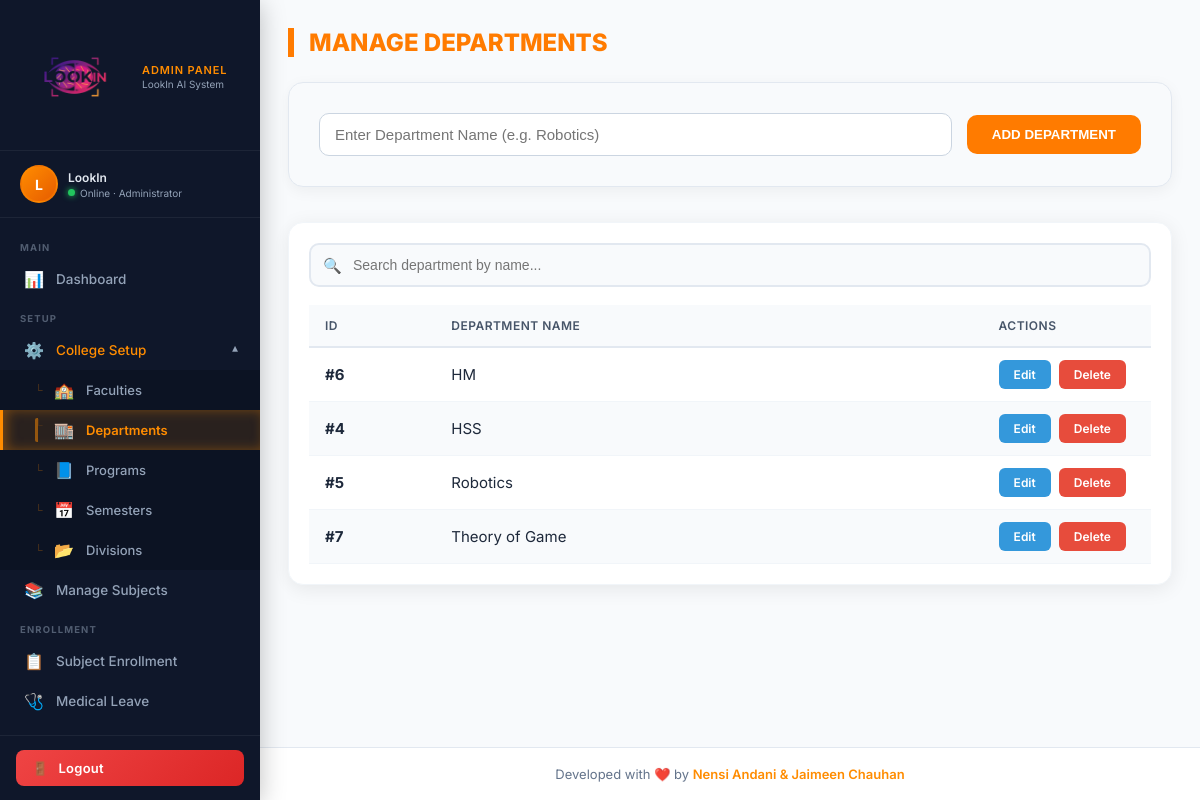
The app's page /departments/ (signed in) with its own data.
### accounts/models.py (models this page shows, shortened)
class Department(models.Model):
    name = models.CharField(max_length=100)
    created_by = models.ForeignKey(User, on_delete=models.CASCADE, null=True, blank=True, related_name='created_departments')

### accounts/views.py (the view)
# urls.py: path('departments/', views.departments, name='departments'),
@user_passes_test(admin_check, login_url='admin_login')
@login_required
def departments(request):
    if request.method == "POST":
        dept_name = request.POST.get("department_name")
        if dept_name:
            Department.objects.create(name=dept_name, created_by=request.user)
        return redirect('departments')
    return render(request, 'adminpanel/departments.html', {
        'departments': isolate_qs(request, Department.objects.all()).order_by('name')
    })

### accounts/views.py (called while the page is built)
def isolate_qs(request, qs):
    if not request.user.is_authenticated:
        return qs.none()
    if getattr(request.user, 'is_superuser', False):
        return qs
    return qs.filter(created_by=request.user)

def admin_check(user):
    return user.is_staff

### accounts/templates/adminpanel/departments.html (shortened to what this page needs)
{% extends 'adminpanel/base.html' %}
{% load static %}
{% block content %}
<h2 class="page-title">Manage Departments</h2>
<div class="form-card">
    <form method="POST"
          action="{% if edit_department %}{% url 'edit_department' edit_department.id %}{% else %}{% url 'departments' %}{% endif %}"
          class="form-flex">
        <input type="text" name="department_name"
               placeholder="Enter Department Name (e.g. Robotics)"
               value="{% if edit_department %}{{ edit_department.name }}{% endif %}"
               required>
        <div class="btn-container">
            <button type="submit" class="submit-btn">
                {% if edit_department %}Update{% else %}Add Department{% endif %}
            </button>
        </div>
    </form>
</div>
<div class="table-card">
    <div class="search-wrapper">
        <input type="text" id="deptSearch"
               placeholder="Search department by name..."
               autocomplete="off">
        <span class="search-icon">🔍</span>
    </div>
    <table id="deptTable">
        <thead>
            <tr>
                <th style="width: 15%;">ID</th>
                <th>Department Name</th>
                <th style="width: 20%;">Actions</th>
            </tr>
        </thead>
        <tbody id="deptTbody">
            {% for d in departments %}
            <tr class="dept-row">
                <td><strong>#{{ d.id }}</strong></td>
                <td class="searchable-name">{{ d.name }}</td>
                <td>
                    <div class="action-group">
                        <a href="{% url 'edit_department' d.id %}" class="edit-btn">Edit</a>
                        <a href="{% url 'delete_department' d.id %}" class="delete-btn"
                           onclick="return confirm('Delete {{ d.name }}?')">Delete</a>
                    </div>
                </td>
            </tr>
            {% empty %}
            <tr>
                <td colspan="3" style="text-align:center; padding:30px; color:#94a3b8;">No Departments. Add one above.</td>
            </tr>
            {% endfor %}
        </tbody>
    </table>
</div>
{% endblock %}

### accounts/templates/adminpanel/base.html (shortened to what this page needs)
{% load static %}
<!DOCTYPE html>
<html lang="en">
<head>
</head>
<body>
<aside class="sidebar" id="sidebar">
    <a href="{% url 'admin_dashboard' %}" class="sidebar-logo">
        <img src="{% static 'img/logo2.png' %}" alt="LookIn Logo">
        <div class="logo-label">
            <span>Admin Panel</span>
            <span>LookIn AI System</span>
        </div>
    </a>
    <div class="admin-status">
        <div class="admin-avatar">
            {{ request.user.first_name|slice:":1"|upper|default:request.user.username|slice:":1"|upper }}
        </div>
        <div class="admin-info">
            <div class="admin-name">
                {{ request.user.first_name|default:request.user.username }}
            </div>
            <div class="admin-role">
                <span class="online-dot"></span>
                Online · Administrator
            </div>
        </div>
    </div>
    <nav class="sidebar-nav" id="sidebarNav">
        <div class="nav-section-label">Main</div>
        <a href="{% url 'admin_dashboard' %}" class="nav-item" id="nav-dashboard">
            <span class="nav-icon">📊</span>
            <span class="nav-text">Dashboard</span>
        </a>
        <div class="nav-section-label">Setup</div>
        <div class="nav-group" id="group-setup">
            <div class="nav-group-toggle" id="toggle-setup" onclick="toggleNavGroup('setup')">
                <span class="nav-icon">⚙️</span>
                <span class="nav-text">College Setup</span>
                <span class="toggle-arrow">▼</span>
            </div>
            <div class="nav-group-children" id="children-setup">
                <a href="{% url 'faculties' %}" class="nav-item" id="nav-faculties">
                    <span class="nav-icon">🏫</span>
                    <span class="nav-text">Faculties</span>
                </a>
                <a href="{% url 'departments' %}" class="nav-item" id="nav-departments">
                    <span class="nav-icon">🏬</span>
                    <span class="nav-text">Departments</span>
                </a>
                <a href="{% url 'programs' %}" class="nav-item" id="nav-programs">
                    <span class="nav-icon">📘</span>
                    <span class="nav-text">Programs</span>
                </a>
                <a href="{% url 'semesters' %}" class="nav-item" id="nav-semesters">
                    <span class="nav-icon">📅</span>
                    <span class="nav-text">Semesters</span>
                </a>
                <a href="{% url 'divisions' %}" class="nav-item" id="nav-divisions">
                    <span class="nav-icon">📂</span>
                    <span class="nav-text">Divisions</span>
                </a>
            </div>
        </div>
        <a href="{% url 'subjects' %}" class="nav-item" id="nav-subjects">
            <span class="nav-icon">📚</span>
            <span class="nav-text">Manage Subjects</span>
        </a>
        <div class="nav-section-label">Enrollment</div>
        <a href="{% url 'manage_enrollment' %}" class="nav-item" id="nav-enrollment">
            <span class="nav-icon">📋</span>
            <span class="nav-text">Subject Enrollment</span>
        </a>
        <a href="{% url 'grant_medical_leave' %}" class="nav-item" id="nav-leave">
            <span class="nav-icon">🩺</span>
            <span class="nav-text">Medical Leave</span>
        </a>
        <div class="nav-section-label">Attendance</div>
    </nav>
    <div class="sidebar-footer">
        <a href="{% url 'admin_logout' %}" class="logout-btn">
            <span>🚪</span>
            <span class="btn-text">Logout</span>
        </a>
    </div>
</aside>
<div class="layout-wrapper" id="layoutWrapper">
    <main class="main-content">
        {% block content %}{% endblock %}
    </main>
    <footer class="footer">
        Developed with ❤️ by <span>Nensi Andani &amp; Jaimeen Chauhan</span>
    </footer>
</div>
</body>
</html>

### accounts/templates/adminpanel/departments.html (style rules this page uses)
.page-title { color: #ff7b00; font-weight: 800; margin-bottom: 25px; text-transform: uppercase; border-left: 6px solid #ff7b00; padding-left: 15px; font-size: 24px; }
.form-card { background: #f8fafc; padding: 30px; border-radius: 15px; box-shadow: 0 4px 15px rgba(0,0,0,0.05); margin-bottom: 35px; border: 1px solid #e2e8f0; }
.form-flex { display: flex; gap: 15px; flex-wrap: wrap; align-items: center; }
.form-flex input { padding: 12px 15px; font-size: 15px; border: 1px solid #cbd5e1; border-radius: 10px; background: #ffffff; color: #1e293b; outline: none; flex: 1; min-width: 250px; transition: 0.3s; }
.btn-container { display: flex; gap: 10px; }
.submit-btn { padding: 12px 25px; background: #ff7b00; border: none; color: white; border-radius: 10px; font-weight: bold; cursor: pointer; text-transform: uppercase; transition: 0.3s; }
.search-wrapper { position: relative; margin-bottom: 18px; }
.search-wrapper .search-icon { position: absolute; left: 14px; top: 50%; transform: translateY(-50%); font-size: 15px; color: #94a3b8; pointer-events: none; transition: color 0.25s; }
.search-wrapper input#deptSearch { width: 100%; padding: 12px 16px 12px 42px; font-size: 14px; border: 2px solid #e2e8f0; border-radius: 10px; background: #f8fafc; color: #1e293b; outline: none; box-sizing: border-box; transition: border-color 0.25s, box-shadow 0.25s, background 0.25s; }
.table-card { background: #fff; padding: 20px; border-radius: 15px; box-shadow: 0 4px 20px rgba(0,0,0,0.08); border: 1px solid #f1f5f9; }
table { width: 100%; border-collapse: collapse; }
thead tr { background: #f8fafc; border-bottom: 2px solid #e2e8f0; }
th { padding: 15px; text-align: left; color: #475569; font-weight: 700; font-size: 13px; text-transform: uppercase; }
td { padding: 15px; border-bottom: 1px solid #f1f5f9; color: #1e293b; font-size: 15px; }
.action-group { display: flex; gap: 8px; }
.edit-btn { background: #3498db; color: white; padding: 7px 15px; border-radius: 6px; text-decoration: none; font-size: 12px; font-weight: 600; }
.delete-btn { background: #e74c3c; color: white; padding: 7px 15px; border-radius: 6px; text-decoration: none; font-size: 12px; font-weight: 600; }

### records on screen
Department: id "6", name "HM"
Department: id "4", name "HSS"
Department: id "5", name "Robotics"
Department: id "7", name "Theory of Game"

### other values on screen
{{ request.user.first_name|default:request.user.username }} "LookIn"
